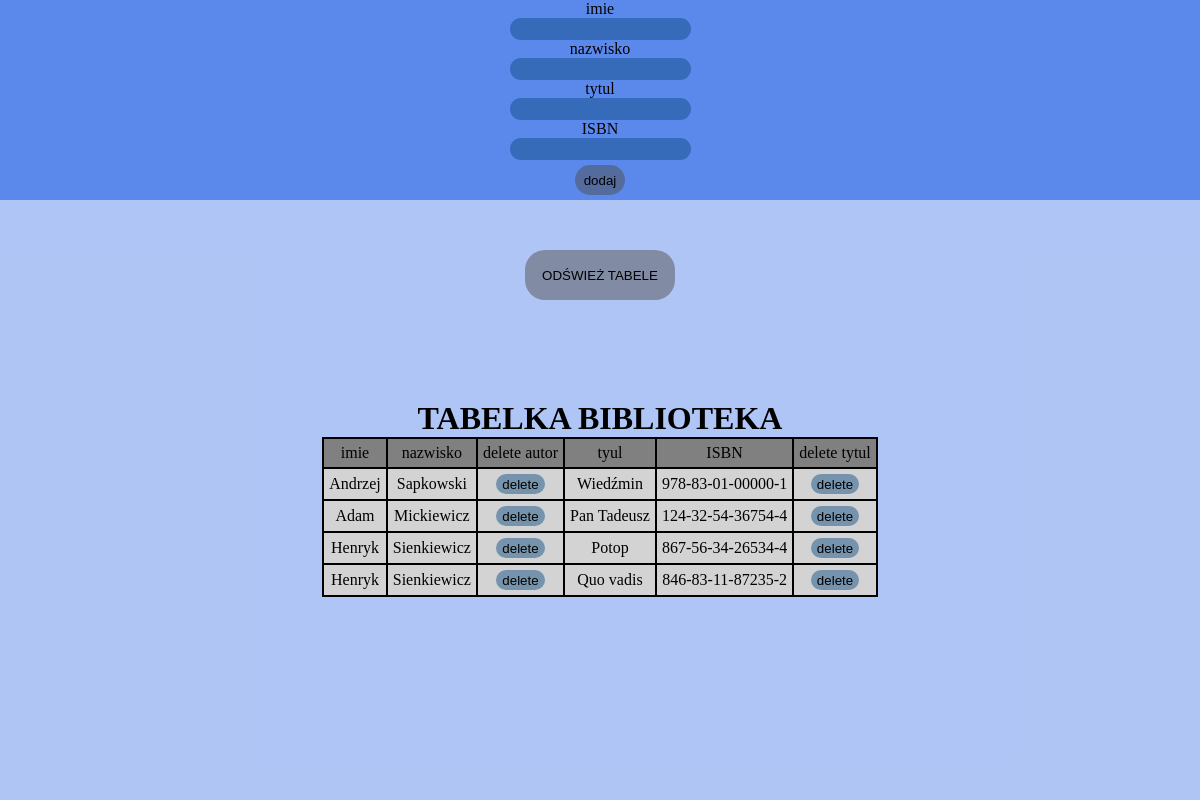
The page / on the database its author committed.
### tables this page shows
CREATE TABLE `bibl` (
  `id_bibl` int(11) NOT NULL,
  `id_autor` int(11) DEFAULT NULL,
  `id_tytul` int(11) DEFAULT NULL
);

CREATE TABLE `autorzy` (
  `id_autor` int(11) NOT NULL,
  `imie` varchar(30) DEFAULT NULL,
  `nazwisko` varchar(30) DEFAULT NULL
);

CREATE TABLE `tytuly` (
  `id_tytul` int(11) NOT NULL,
  `tytul` varchar(30) DEFAULT NULL,
  `ISBN` varchar(30) DEFAULT NULL
);

### index.php (the view, shortened to what this page needs)
<!DOCTYPE html>
<html>
<head>
    <link rel="stylesheet" href="style.css">
</head>
<body>
<div class="container">
<div class="item1">
    <form action="insert.php" method="POST">
            <p>imie</p><input type="text" name="imie">
            <p>nazwisko</p><input type="text" name="nazwisko">
            <p>tytul</p><input type="text" name="tytul">
            <p>ISBN</p><input type="text" name="ISBN">
            <p></p><input type="submit" name="POST" value='dodaj' class="btnform">
    </form>
</div>
<div class="item2">
<?php
    $servername="localhost";
    $username="Dawid";
    $password="dawid";
    $dbname="library";
    $conn= new mysqli($servername, $username, $password, $dbname);
    echo("<form action='insert2.php' method='POST'>");
        echo("<input type='submit' name='POST' value='ODŚWIEŻ TABELE' class='btnref'>");
    echo("</form>");
    $result= $conn->query("SELECT * FROM bibl, autorzy, tytuly WHERE bibl.id_tytul = tytuly.id_tytul AND bibl.id_autor = autorzy.id_autor;");
    echo("<h1>TABELKA BIBLIOTEKA</h1>");
    echo("<table class='tabelasql'>");
    echo("<tr class='head'>
        <td>imie</td>
        <td>nazwisko</td>
        <td>delete autor</td>
        <td>tyul</td>
        <td>ISBN</td>
        <td>delete tytul</td>
    </tr>");
    while($wiersz = $result->fetch_assoc()){
        echo("<tr class='son'>");
        echo("<td>" .$wiersz['imie']. "</td><td>" .$wiersz['nazwisko']. "</td><td>
            <form action='deleteaut.php' method='POST'>
            <input type='hidden' name='autor' value='".$wiersz['id_autor']."'>
            <input type='submit' name='POST' value='delete'>
            </form>
            </td>
        <td>" .$wiersz['tytul']. "</td><td>" .$wiersz['ISBN']. "</td><td>
            <form action='delete.php' method='POST'>
            <input type='hidden' name='tytul' value='".$wiersz['id_tytul']."'>
            <input type='submit' name='POST' value='delete'>
            </form>
        </td>");
        echo("</tr>");
    }
    echo("</table>");
?>
</div>
</div>
</body>
</html>

### style.css (style rules this page uses)
* { margin:0; }
.item1 { grid-area: a; background-color: rgb(91, 136, 235); display: flex; justify-content: flex-start; flex-direction: column; text-align: center; align-items: center; }
.item2 { grid-area: b; background-color: rgba(91, 137, 235, 0.486); display: flex; justify-content: flex-start; flex-direction: column; text-align: center; align-items: center; }
.container { height: 100vh; display: grid; grid-template-rows: 1fr 6fr; grid-template-columns: 1fr; grid-template-areas: 'a' 'b'; }
.tabelasql, tr, td { text-align: center; border-collapse: collapse; border: 2px solid black; padding: 5px; }
.head { background-color: grey; }
.son { background-color: lightgrey; }
h1 { margin-top: 100px; }
.btnref { margin-top: 50px; width: 150px; height: 50px; background-color: rgba(75, 73, 70, 0.466); border-radius: 20px; border: 0; }
input { height: 20px; background-color: rgba(10, 74, 126, 0.466); border-radius: 20px; border: 0; }
.btnform { margin-top: 5px; margin-bottom: 5px; width: 50px; height: 30px; background-color: rgba(75, 73, 70, 0.466); border-radius: 20px; border: 0; }

### rows shown on the page
bibl: id_autor.imie "Andrzej", id_autor.nazwisko "Sapkowski", id_tytul.tytul "Wiedźmin", id_tytul.ISBN "978-83-01-00000-1"
bibl: id_autor.imie "Adam", id_autor.nazwisko "Mickiewicz", id_tytul.tytul "Pan Tadeusz", id_tytul.ISBN "124-32-54-36754-4"
bibl: id_autor.imie "Henryk", id_autor.nazwisko "Sienkiewicz", id_tytul.tytul "Potop", id_tytul.ISBN "867-56-34-26534-4"
bibl: id_autor.imie "Henryk", id_autor.nazwisko "Sienkiewicz", id_tytul.tytul "Quo vadis", id_tytul.ISBN "846-83-11-87235-2"
